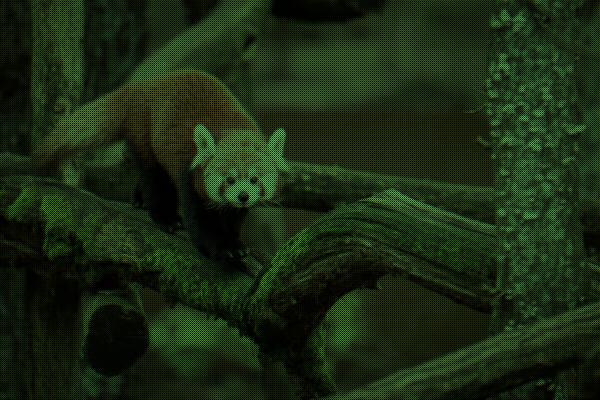
#> input picture demosaicking/CFA/Bayer/panda.jpg, 600 x 400 px, found by its file name
$ python fourier-compression.py
#> lines starting #> are read from the running program, lines starting #| are printed output that depends on the picture
import numpy as np
from skimage import io

# Function to apply a function to each channel of an RGB image
def apply_rgb(func: callable, image, *args, **kwargs):
    return np.dstack([func(image[:, :, channel], *args, **kwargs) for channel in range(3)])

# Class for 2D Fourier Transform
class FourierTransform2D():
    def forward(self, variables):
        # Perform 2D Fourier transform
        return np.fft.fft2(variables)

    def backward(self, variables):
        # Perform inverse 2D Fourier transform
        return np.abs(np.fft.ifft2(variables))

# Function to compress and decompress image using Fourier Transform
def compress_and_decompress(image, transform: FourierTransform2D, compression: float):

    transformed = transform.forward(image)
    coefficients = np.sort(np.abs(transformed.reshape(-1)))
    threshold = coefficients[int(compression * len(coefficients))]
    indices = np.abs(transformed) > threshold
    decompressed = transformed * indices
    return transform.backward(decompressed)

# Read input image
image = io.imread(r"demosaicking/CFA/Bayer/panda.jpg")
#> image is the input picture: shape (400, 600, 3); mean R, G, B 26, 41.5, 17.3

# Apply compression and decompression to each channel of RGB image
decompressed_image = apply_rgb(compress_and_decompress, image, transform=FourierTransform2D(), compression=0.1)
#> in compress_and_decompress, `transformed = transform.forward(image)`:
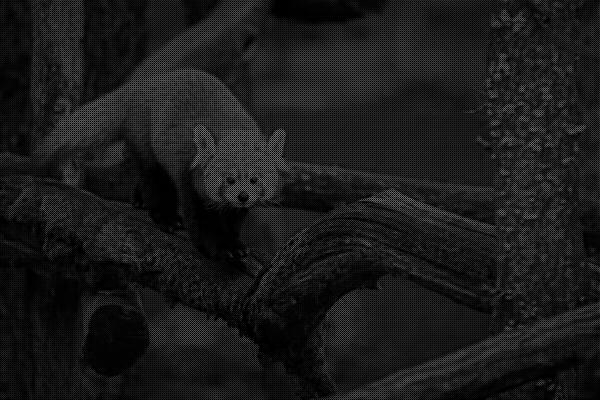
#> image: shape (400, 600); min 0, max 146, mean 26
#> in compress_and_decompress, `threshold = coefficients[int(compression * len(coefficients))]`: threshold = 699.1
#> in compress_and_decompress, `indices = np.abs(transformed) > threshold`:
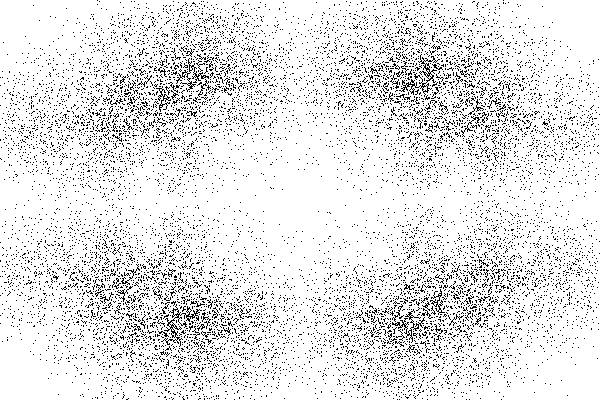
#> indices: shape (400, 600) bool; 90% white; black in thin lines or dots
#> call 2 of compress_and_decompress, with compression = 0.1
#> in compress_and_decompress (call 2), `transformed = transform.forward(image)`:
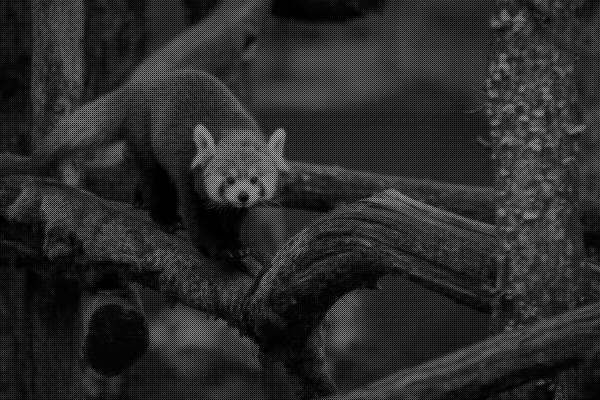
#> image: shape (400, 600); min 0, max 199, mean 41.5
#> in compress_and_decompress (call 2), `threshold = coefficients[int(compression * len(coefficients))]`: threshold = 723.7
#> in compress_and_decompress (call 2), `indices = np.abs(transformed) > threshold`:
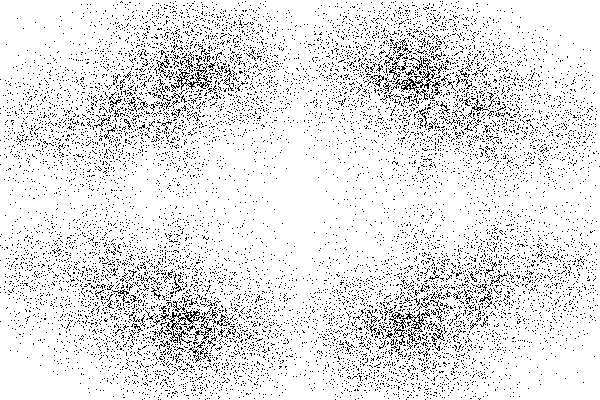
#> indices: shape (400, 600) bool; 90% white; black in thin lines or dots
#> call 3 of compress_and_decompress, with compression = 0.1
#> in compress_and_decompress (call 3), `transformed = transform.forward(image)`:
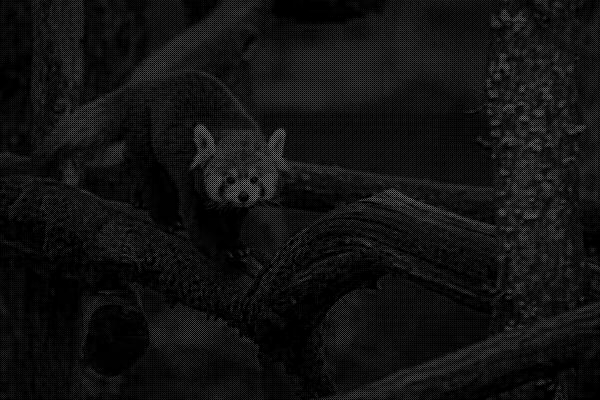
#> image: shape (400, 600); min 0, max 138, mean 17.3
#> in compress_and_decompress (call 3), `threshold = coefficients[int(compression * len(coefficients))]`: threshold = 668.7
#> in compress_and_decompress (call 3), `indices = np.abs(transformed) > threshold`:
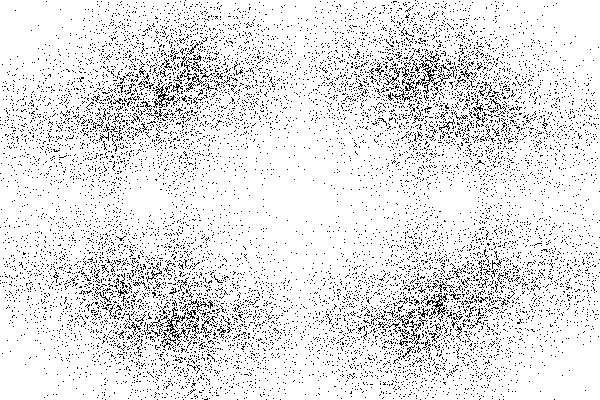
#> indices: shape (400, 600) bool; 90% white; black in thin lines or dots

# Display decompressed image after clipping pixel values to [0, 255]
_ = io.imshow(np.clip(decompressed_image.astype(int), 0, 255))
io.show()

$ run again, with demosaicking/CFA/Bayer/milky-way.jpg copied over demosaicking/CFA/Bayer/panda.jpg
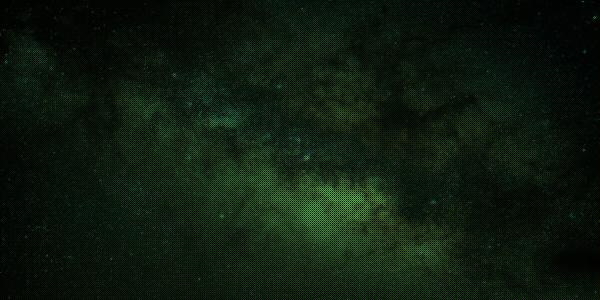
#> input picture demosaicking/CFA/Bayer/milky-way.jpg, 600 x 300 px, found by its file name
#> image is the input picture: shape (300, 600, 3); mean R, G, B 14.5, 27.2, 14.8
#> image: shape (300, 600)
#> threshold = 504.7
#> indices: shape (300, 600) bool; 90% white; black in thin lines or dots
#> threshold = 531.3
#> in compress_and_decompress (call 2), `indices = np.abs(transformed) > threshold`:
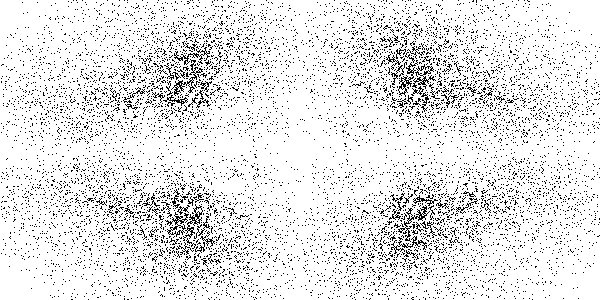
#> indices: shape (300, 600) bool; 90% white; black in thin lines or dots
#> threshold = 508.1
#> in compress_and_decompress (call 3), `indices = np.abs(transformed) > threshold`:
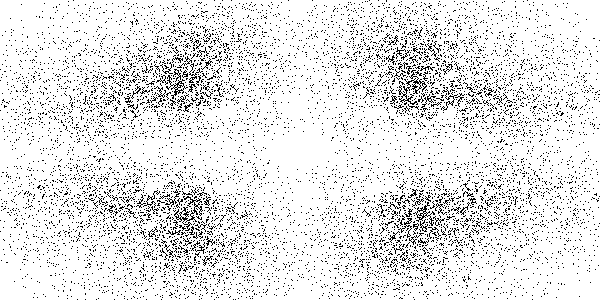
#> indices: shape (300, 600) bool; 90% white; black in thin lines or dots

$ run again, with demosaicking/CFA/Bayer/mond.jpg copied over demosaicking/CFA/Bayer/panda.jpg
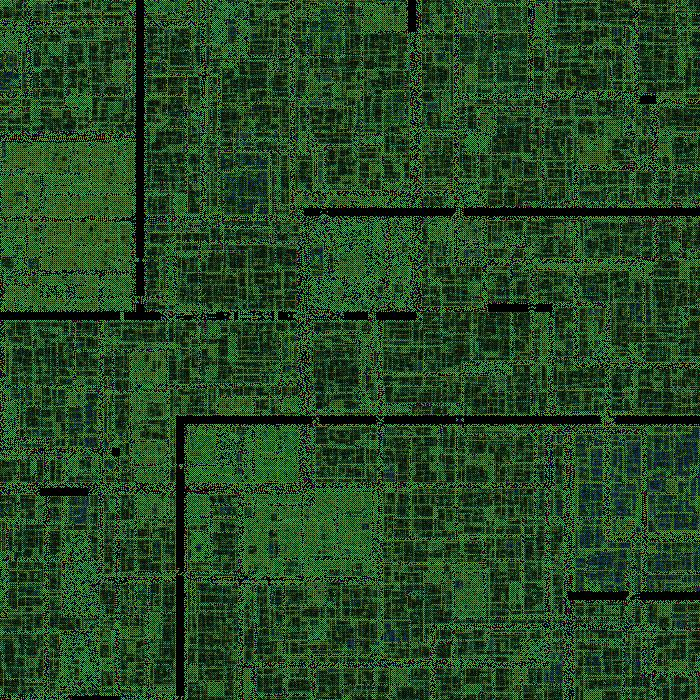
#> input picture demosaicking/CFA/Bayer/mond.jpg, 700 x 700 px, found by its file name
#> image is the input picture: shape (700, 700, 3); mean R, G, B 38.3, 71.5, 37.9
#> image: shape (700, 700)
#> threshold = 6549.7
#> indices: shape (700, 700) bool; 90% white; black in thin lines or dots
#> indices: shape (700, 700) bool; 90% white; black in thin lines or dots
#> in compress_and_decompress (call 3), `transformed = transform.forward(image)`:
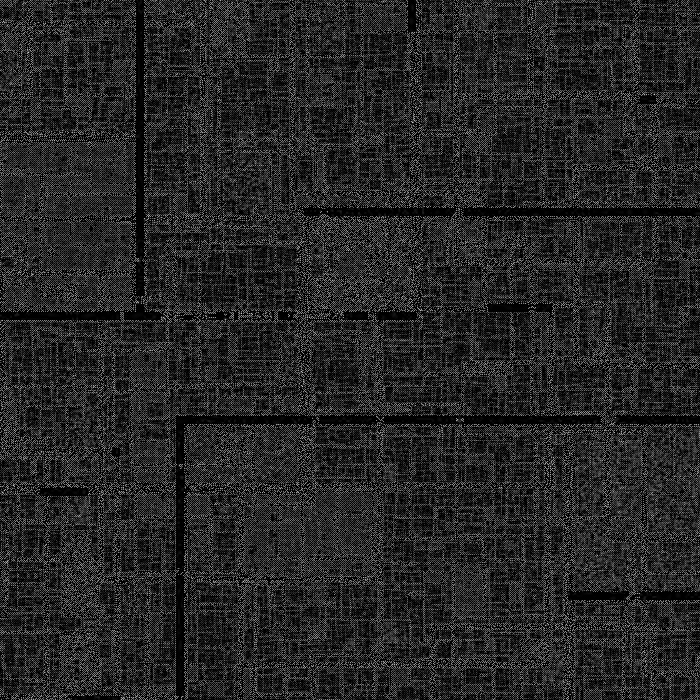
#> image: shape (700, 700); min 0, max 209, mean 37.9
#> threshold = 6570.1
#> in compress_and_decompress (call 3), `indices = np.abs(transformed) > threshold`:
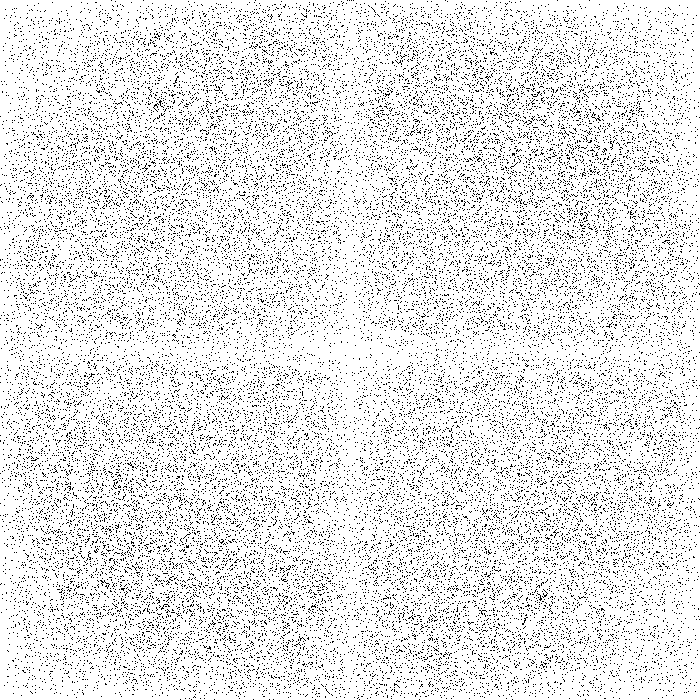
#> indices: shape (700, 700) bool; 90% white; black in thin lines or dots
